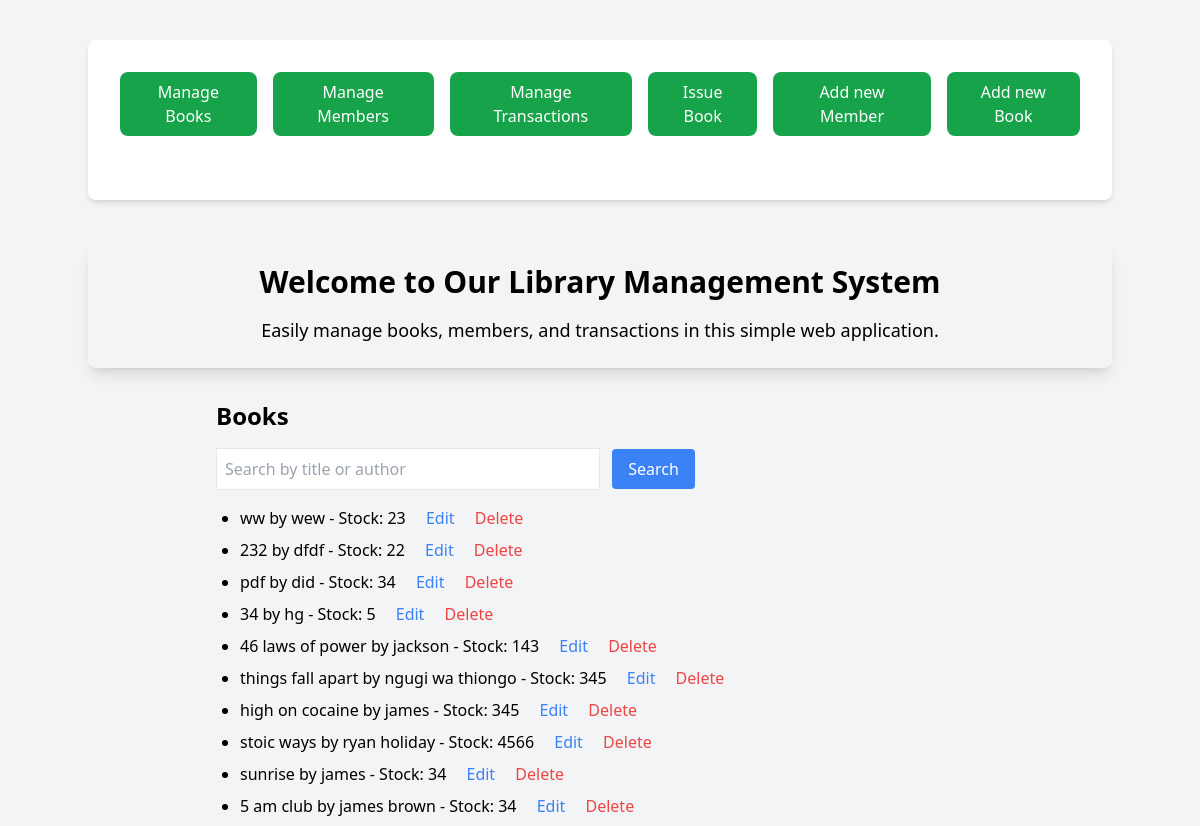
/library/books/, run on an earlier commit of the app's database.
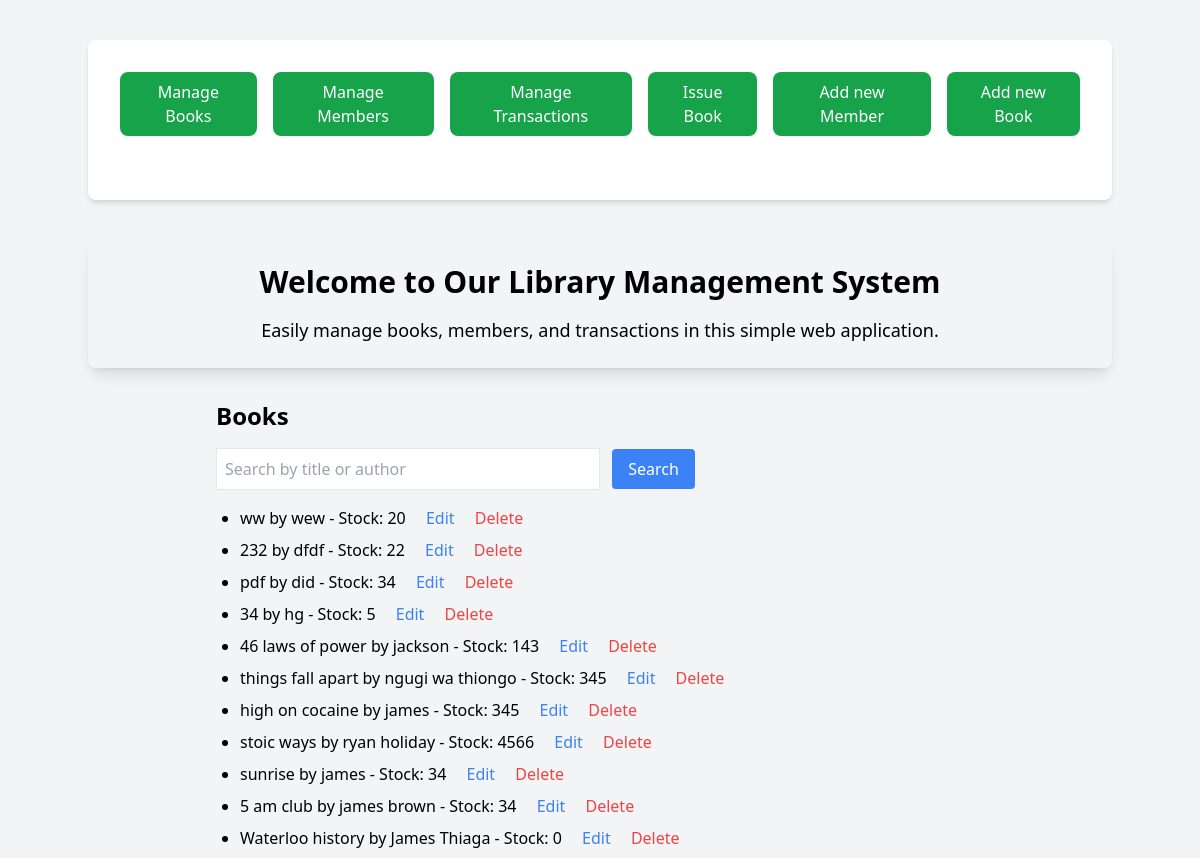
And on a later commit of the database.
### library/models.py (models this page shows)
class Book(models.Model):
    title = models.CharField(max_length=255)
    author = models.CharField(max_length=255)
    stock = models.PositiveIntegerField()
    def __str__(self):
        return f'{self.title} by {self.author}'

### library/views.py (the view)
# urls.py: path('books/', views.book_list, name='book_list'),
def book_list(request):
    books = Book.objects.all()
    print("Books:", books)
    return render(request, 'library/book_list.html', {'books': books})

### library/templates/library/book_list.html
{% extends 'library/base.html' %}
{% block content %}
<h1 class="text-2xl font-semibold mb-4">Books</h1>
<form method="GET" action="{% url 'search_books' %}" class="mb-4">
    <input type="text" name="q" placeholder="Search by title or author" class="border p-2 w-1/2" value="{{ request.GET.q }}">
    <button type="submit" class="bg-blue-500 text-white px-4 py-2 rounded ml-2">Search</button>
</form>
<ul class="list-disc pl-6">
    {% for book in books %}
        <li class="mb-2">{{ book.title }} by {{ book.author }} - Stock: {{ book.stock }}
            <a href="{% url 'book_update' book.pk %}" class="text-blue-500 hover:underline ml-4">Edit</a>
            <a href="{% url 'book_delete' book.pk %}" class="text-red-500 hover:underline ml-4">Delete</a>
        </li>
    {% endfor %}
</ul>
{% endblock %}

What changed in the data, as far as the page shows it:
changed Book "ww": stock "23" → "20"
added Book: title "Waterloo history", author "James Thiaga", stock "0"
